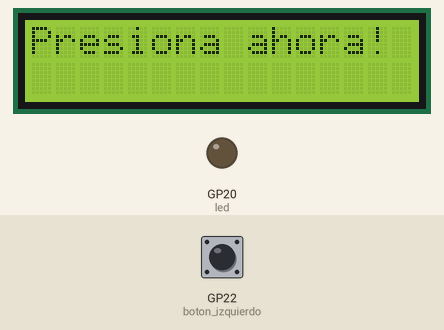
Simulated run of this program. Board: Raspberry Pi Pico running MicroPython. Parts: 16×2 character LCD, output pins drawn as LEDs (lit = HIGH). Inputs (shaded band) come from the test bench; at power-on: GP22 (boton_izquierdo) LOW. Random numbers come from a fixed seed; library files of the repository ran but are not shown: lcd_api.py, pico_i2c_lcd.py.

Above: at 7.1 s.
7.2 s: GP22 (boton_izquierdo) pulled HIGH for 0.15 s
At 9.6 s:
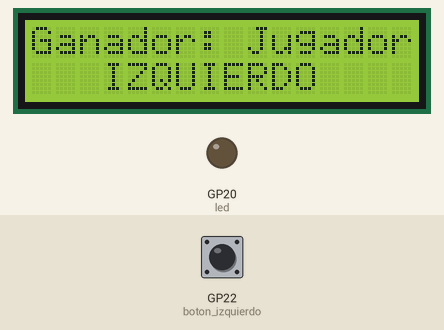
At 19.2 s:
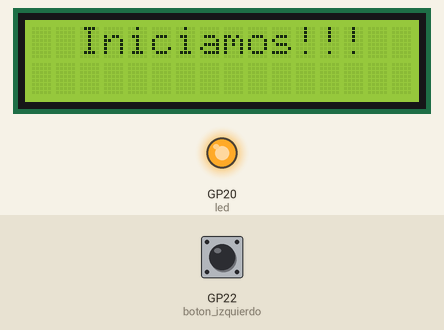
Timing chart, 0 to 29.1 s (numbered marks = the images above; inputs shaded):
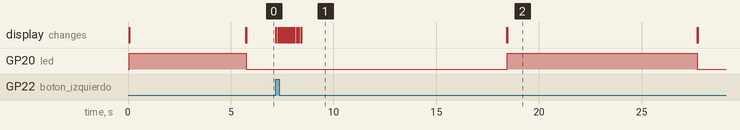

Measured:
- after the input at 7.2 s, GP20 (led): LOW → HIGH after 11.3 s, → LOW 9.2 s later; the display: first changes at once (image 1 shows a later state)
- what the display in image 1 shows lasts 10.0 s, from 8.4 s to 18.4 s

The program:

main.py
```python
#Definimos librerias
from machine import Pin, I2C
from time import sleep
import random
#Librerias necesarias para utilizar la LCD:
from lcd_api import LcdApi
from pico_i2c_lcd import I2cLcd
#Definimos nuestras entradas y salidas
led = Pin(20, Pin.OUT)
sda_pin = Pin(6)
scl_pin = Pin (7)
boton_derecho = Pin(21, Pin.IN, Pin.PULL_DOWN)
boton_izquierdo = Pin(22, Pin.IN, Pin.PULL_DOWN)
#Configuramos los pines para I2C
i2c = I2C(1, sda = sda_pin, scl = scl_pin, freq=400000)
#Obtenemos la dirección I2C de la LCD
I2C_DIREC = i2c.scan()[0]
#Definimos el tipo de LCD que ocuparemos
#Si ocupas un LCD de otras dimensiones, aqui debes de modificarlas
I2C_FILAS = 2
I2C_COLS = 16
#Configuramos la LCD con las bibliotecas que descargamos
lcd = I2cLcd (i2c, I2C_DIREC, I2C_FILAS, I2C_COLS)
#Variable de apoyo para saber quien presiono el botón
boton_presionado = None
#Función callback para activar la interrupción:
def funcion_interrupcion(pin):
    #Desactivamos interrupción 1
    boton_derecho.irq(handler=None)
    #Desactivamos interrupción 2
    boton_izquierdo.irq(handler=None)
    #Variable global para boton
    global boton_presionado
    #Obtenemos el pin de la primera interrupción
    boton_presionado = pin
    #Ciclo para prender y apagar la pantalla
    for i in range(6):
        # Apaga la luz de fondo de la pantalla
        lcd.backlight_off()
        sleep(0.1)
        # Enciende la luz de fondo de la pantalla
        lcd.backlight_on()
        sleep(0.1)
#Ciclo indeterminado de juegos
while True:
    #Limpiamos pantalla
    lcd.clear()
    #Inicia la pantalla en Col: 2, Fila: 0
    lcd.move_to(2, 0)
    lcd.putstr("Iniciamos!!!")
    #Encendemos el led, señal de que inicia el juego
    led.value(1)
    #Usamos la función random para generar un retardo indeterminado
    sleep(random.uniform(5, 10))
    #Limpiamos pantalla
    lcd.clear()
    #Apagamos el led, señal de que presiones el botón
    led.value(0)
    lcd.putstr("Presiona ahora!")
    #Interrupciones del programa, se definen como flancos de subida
    boton_izquierdo.irq(trigger = Pin.IRQ_RISING, handler= funcion_interrupcion)
    boton_derecho.irq(trigger = Pin.IRQ_RISING, handler= funcion_interrupcion)
    #Mientras esperamos a que una de las interrupciones se dispare no hacemos nada
    while boton_presionado is None:
        sleep (1)

    lcd.clear()
    lcd.putstr("Ganador: Jugador")
    #Si la interrupción es por Boton Derecho se imprime en la consola al ganador
    if boton_presionado is boton_derecho:
        lcd.move_to(4, 1)
        lcd.putstr("DERECHO")
    #Si la interrupción es por Boton Izquierdo se imprime en la consola al ganador
    elif boton_presionado is boton_izquierdo:
        lcd.move_to(3, 1)
        lcd.putstr("IZQUIERDO")

    sleep(10)	#Esperamos 10 segundos a reiniciar el juego
    #Valor de boton para reiniciar el juego
    boton_presionado = None
```
